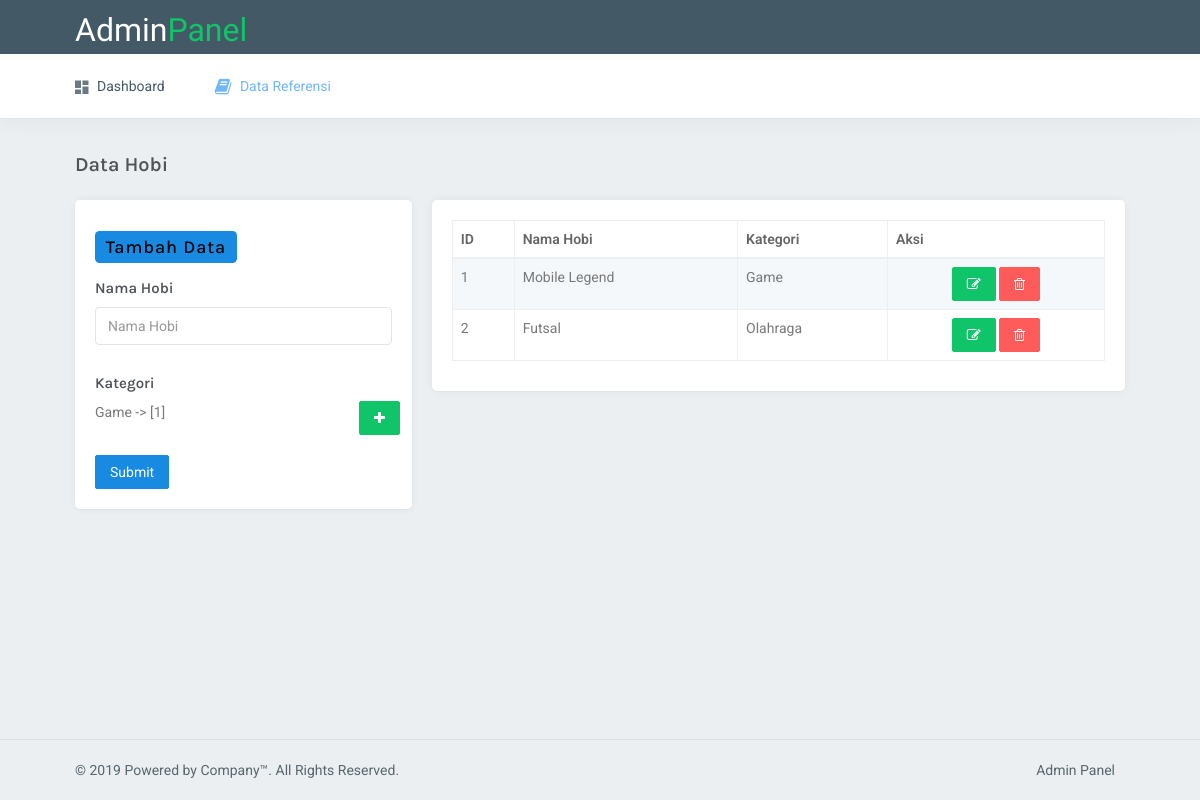
The app's page /soal_7/page_hobi.php with its own data.
### tables this page shows
CREATE TABLE `hobi` (
  `id` int(11) NOT NULL,
  `name` varchar(100) DEFAULT NULL,
  `id_kategori` int(11) DEFAULT NULL
);

CREATE TABLE `kategori` (
  `id` int(11) NOT NULL,
  `name` varchar(100) DEFAULT NULL
);

### soal_7/include/lib_fungsi.php (called while the page is built, shortened)
<?php
function getAllHobby(){
	$data = array();
	$sql = "SELECT hobi.id, hobi.name, kategori.name as kategori FROM hobi
	INNER JOIN kategori ON kategori.id = hobi.id_kategori ORDER BY hobi.id DESC";
	$hasil = DBMS::$kon->query($sql);
	while($x = $hasil->fetch_assoc()){
		if($x <> NULL)
			array_unshift($data,$x);
	}
	return $data;
}
?>

### soal_7/konten_hobi.php (the view, shortened to what this page needs)
     <div class="container">
         <?php
         $datas = getAllHobby();
         ?>
         <div class="row">
             <div class="col-sm-12">
                 <h4 class="page-title">Data Hobi</h4>
             </div>
         </div>
         <div class="row">
             <div class="col-sm-4">
                 <div class="card-box table-responsive">
                 	<?php
                 	if(!isset($_GET['aksi'])){
                 	?>
                 	<h3>
                 		<span class="label label-primary">
                 			<font color='black'>Tambah Data</font>
                 		</span>
                 	</h3>
                 	<form method="POST" action="">
                 		<div class="m-t-20">
                          <h5><b>Nama Hobi</b></h5>
                          <input type="text" class="form-control" maxlength="100" name="name" id="alloptions" placeholder="Nama Hobi" required>
                      </div>
                         <div class="m-t-20">
                             <div class="row">
                                 <div class="col-sm-12">
                                     <h5><b>Kategori</b></h5>
                                 </div>
                                 <div class="col-sm-10">
                                 </div>
                                 <div class="col-sm-2">
                                     <a href='page_kategori.php' class='btn btn-success' data-toggle='tooltip' data-placement='top' data-original-title='Tambah Kategori'><span class='fa fa-plus'></span></a>
                                 </div>
                             </div>
                         </div>
                      <div class="m-t-20">
                          <input type="submit" name="btnSubmitTambah" value="Submit" class="btn btn-primary">
                      </div>
                 	</form>
                 	<?php
                 	}
                 	?>
                 </div>
             </div>
             <div class="col-sm-8">
                 <div class="card-box table-responsive">
<table id="datatable" class="table table-striped table-bordered">
                         <thead>
                             <tr>
                                 <th>ID</th>
                                 <th>Nama Hobi</th>
                                 <th>Kategori</th>
                                 <th>Aksi</th>
                             </tr>
                         </thead>
                         <tbody>
                         	<?php
                         	foreach ($datas as $key => $value) {
                         		$kode = $value['id'];
                         		echo "<tr>";
                         		echo "<td>".$value['id']."</td>";
                         		echo "<td>".$value['name']."</td>";
                                 echo "<td>".$value['kategori']."</td>";
                         		echo "<td class='text-center'>";
                         		echo "<a href='page_hobi.php?aksi=edit&id=$kode' class='btn btn-success' data-toggle='tooltip' data-placement='top' data-original-title='Ubah'><span class='fa fa-edit'></span></a> ";
                         		echo "<a href='page_hobi.php?aksi=delete&id=$kode' class='confirm-delete btn btn-danger waves-effect waves-light' data-toggle='tooltip' data-placement='top' data-original-title='Hapus' data-id='$kode'><span class='fa fa-trash-o'></span></a>";
                         		echo "</td>";
                         		echo "</tr>";
                         	}
                         	?>
                         </tbody>
                     </table>
                 </div>
             </div>
         </div>
         <?php
         include 'footer.php';
         ?>
     </div>

### soal_7/assets/css/core.css (style rules this page uses)
body { background: #ebeff2; font-family: 'Roboto', sans-serif; margin: 0; padding-bottom: 60px; overflow-x: hidden; color: #797979; }
html { position: relative; min-height: 100%; background: #ebeff2; }
h1, h2, h3, h4, h5, h6 { color: #505458; font-family: 'Karla', sans-serif; margin: 10px 0; }
h3 { line-height: 30px; }
h4 { line-height: 22px; }
h5 { font-size: 15px; }
* { outline: none !important; }
b { font-weight: 600; }
.container { width: auto; }
.page-title { font-size: 20px; font-weight: 600; margin-bottom: 0px; margin-top: 0px; line-height: 70px; }
.container { width: 90%; }
.m-t-20 { margin-top: 20px !important; }
.card-box { padding: 20px; box-shadow: 0 0px 8px 0 rgba(0, 0, 0, 0.06), 0 1px 0px 0 rgba(0, 0, 0, 0.02); -webkit-border-radius: 5px; border-radius: 5px; -moz-border-radius: 5px; background-clip: padding-box; margin-bottom: 20px; background-color: #ffffff; }
.row { margin-right: -10px; margin-left: -10px; }
.col-lg-1, .col-lg-10, .col-lg-11, .col-lg-12, .col-lg-2, .col-lg-3, .col-lg-4, .col-lg-5, .col-lg-6, .col-lg-7, .col-lg-8, .col-lg-9, .col-md-1, .col-md-10, .col-md-11, .col-md-12, .col-md-2, .col-md-3, .col-md-4, .col-md-5, .col-md-6, .col-md-7, .col-md-8, .col-md-9, .col-sm-1, .col-sm-10, .col-sm-11, .col-sm-12, .col-sm-2, .col-sm-3, .col-sm-4, .col-sm-5, .col-sm-6, .col-sm-7, .col-sm-8, .col-sm-9, .col-xs-1, .col-xs-10, .col-xs-11, .col-xs-12, .col-xs-2, .col-xs-3, .col-xs-4, .col-xs-5, .col-xs-6, .col-xs-7, .col-xs-8, .col-xs-9 { padding-left: 10px; padding-right: 10px; }
.form-control { background-color: #FFFFFF; border: 1px solid #E3E3E3; border-radius: 4px; color: #565656; padding: 7px 12px; height: 38px; max-width: 100%; -webkit-box-shadow: none; box-shadow: none; -webkit-transition: all 300ms linear; -moz-transition: all 300ms linear; -o-transition: all 300ms linear; -ms-transition: all 300ms linear; transition: all 300ms linear; }
.label { font-weight: 500; letter-spacing: 0.05em; padding: .3em .6em .3em; }
.label-primary { background-color: #188ae2; }
.waves-effect { position: relative; cursor: pointer; display: inline-block; overflow: hidden; -webkit-user-select: none; -moz-user-select: none; -ms-user-select: none; user-select: none; -webkit-tap-highlight-color: transparent; vertical-align: middle; z-index: 1; will-change: opacity, transform; -webkit-transition: all 0.3s ease-out; -moz-transition: all 0.3s ease-out; -o-transition: all 0.3s ease-out; -ms-transition: all 0.3s ease-out; transition: all 0.3s ease-out; }

### soal_7/assets/css/components.css (style rules this page uses)
.btn { border-radius: 2px; padding: 6px 14px; }
.btn-custom, .btn-primary, .btn-success, .btn-info, .btn-warning, .btn-danger, .btn-inverse, .btn-purple, .btn-pink { color: #ffffff !important; }
.btn-primary { background-color: #188ae2 !important; border: 1px solid #188ae2 !important; }
.btn-success { background-color: #10c469 !important; border: 1px solid #10c469 !important; }
.btn-danger { background-color: #ff5b5b !important; border: 1px solid #ff5b5b !important; }
.table { margin-bottom: 10px; }
.table-striped > tbody > tr:nth-of-type(odd), .table-hover > tbody > tr:hover, .table > thead > tr > td.active, .table > tbody > tr > td.active, .table > tfoot > tr > td.active, .table > thead > tr > th.active, .table > tbody > tr > th.active, .table > tfoot > tr > th.active, .table > thead > tr.active > td, .table > tbody > tr.active > td, .table > tfoot > tr.active > td, .table > thead > tr.active > th, .table > tbody > tr.active > th, .table > tfoot > tr.active > th { background-color: #f4f8fb !important; }
.table > thead > tr > th, .table > tbody > tr > th, .table > tfoot > tr > th, .table > thead > tr > td, .table > tbody > tr > td, .table > tfoot > tr > td, .table > thead > tr > th, .table-bordered { border-top: 1px solid #ebeff2; }
.table-bordered > thead > tr > th, .table-bordered > tbody > tr > th, .table-bordered > tfoot > tr > th, .table-bordered > thead > tr > td, .table-bordered > tbody > tr > td, .table-bordered > tfoot > tr > td { border: 1px solid #ebeff2; }
.table > thead > tr > th { vertical-align: bottom; border-bottom: 2px solid #ebeff2; }
tbody { color: #797979; }
th { color: #666666; font-weight: 600; }
.table-bordered { border: 1px solid #ebeff2; }
#datatable td { font-weight: normal; }

### records on screen
hobi: id "1", name "Mobile Legend", id_kategori.name "Game"
hobi: id "2", name "Futsal", id_kategori.name "Olahraga"
